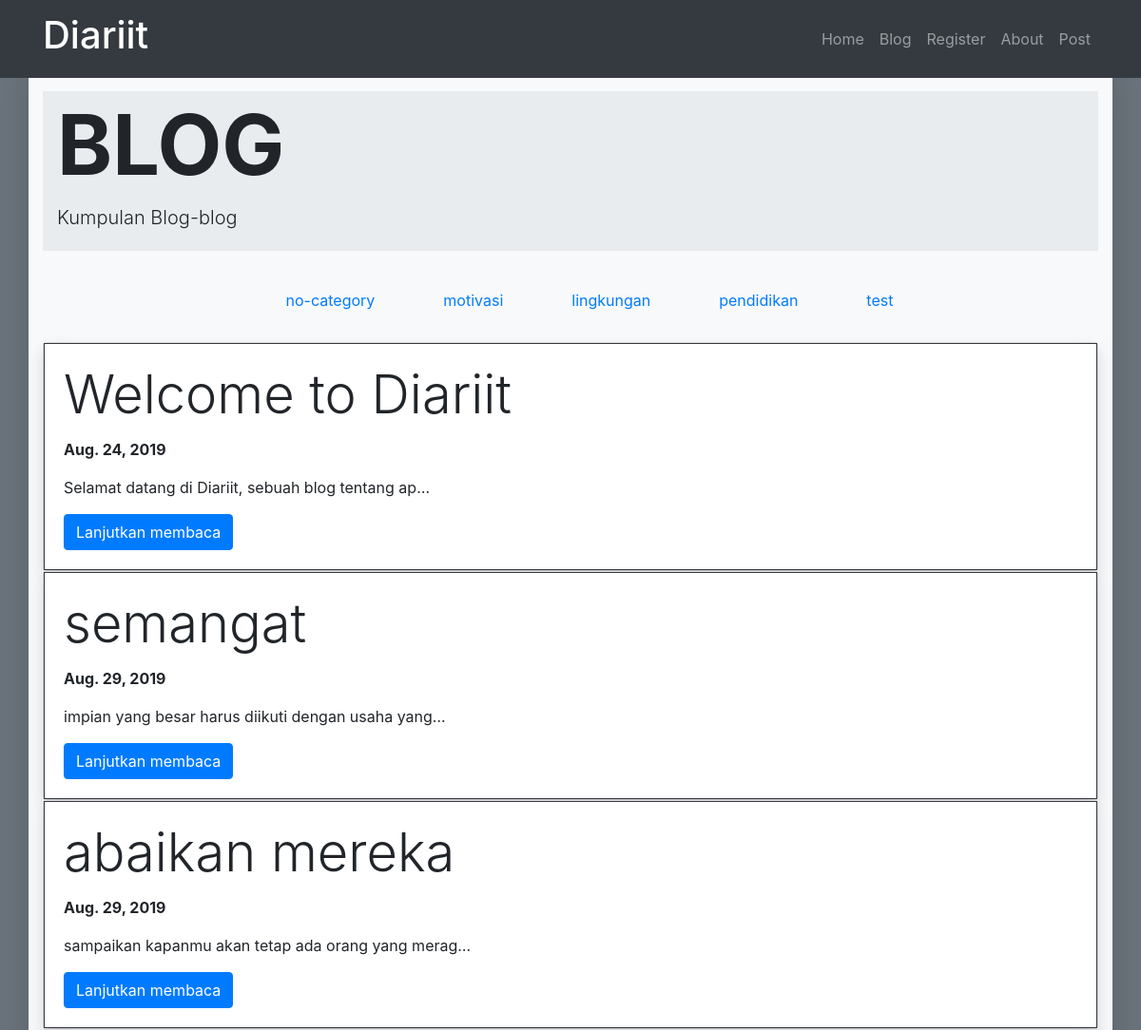
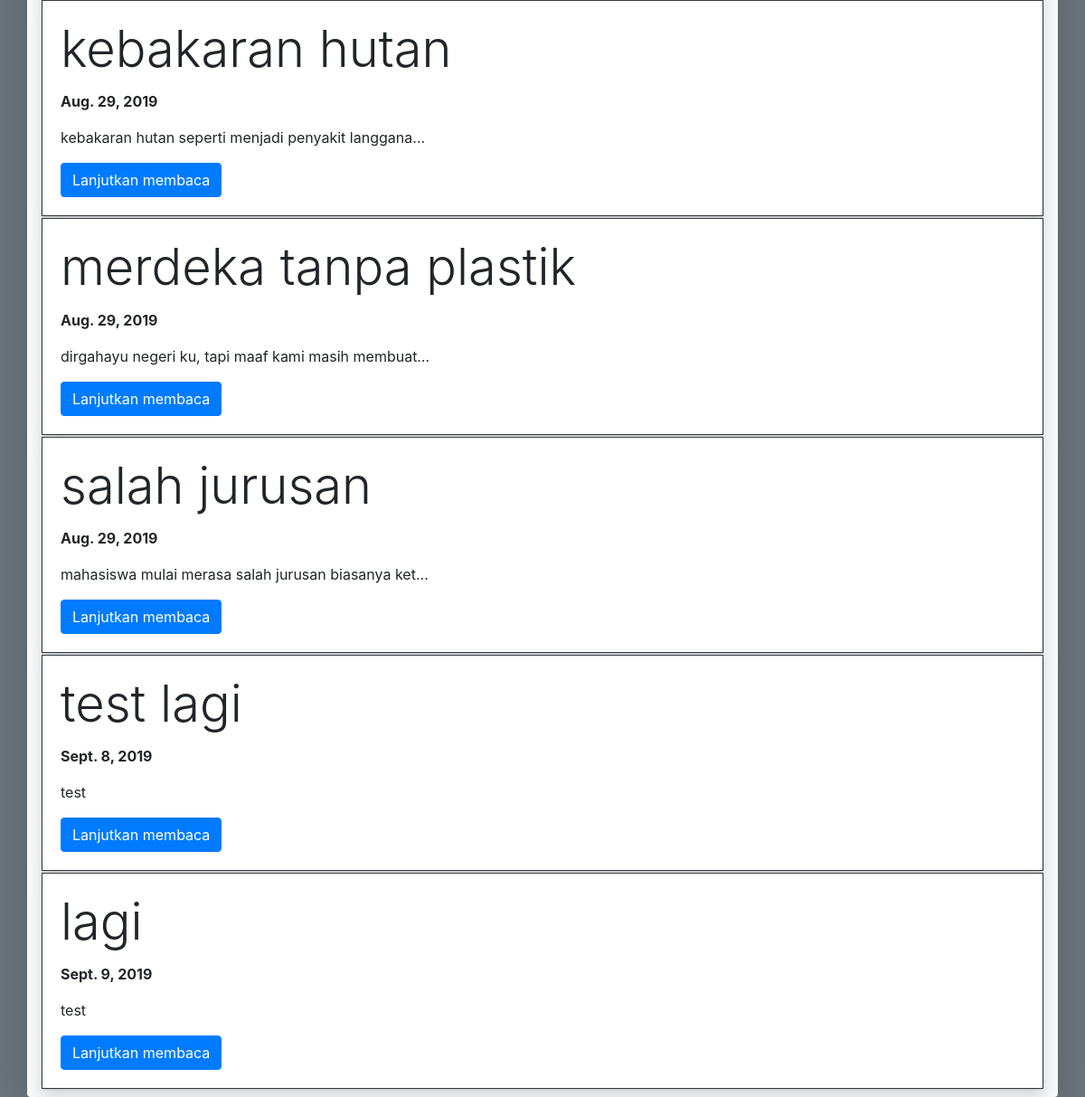
Screenshot of /blog/ with the database file from the repository (2 pictures, top to bottom).
### blog/models.py (models this page shows, shortened)
class Post(models.Model):
    judul = models.CharField(
        max_length=200,
        validators=[
            clean_judul,
        ],
    )
    body = models.TextField()
    category = models.CharField(
        max_length=100,
        default='no-category',
        choices=(
            ('Blog','blog'),
            ('No-Category','no-category'),
            ('Jurnal','jurnal'),
            ('Berita','berita'),
        )
    )
    publish = models.DateField(auto_now_add=True)
    update = models.DateField(auto_now=True)
    slug = models.SlugField()

### blog/views.py (the view)
def index(request):
    ambilPost = Post.objects.all()
    categoriesValues = Post.objects.values('category').distinct()
    context={
        'judul':'BLOG',
        'subjudul':'Kumpulan Blog-blog',
        'posts':ambilPost,
        'categories':categoriesValues,
    }
    return render(request,'blog/blog.html',context)

### blog/templates/blog/blog.html (shortened to what this page needs)
{% extends 'base.html' %}
{% load static %}
{% block judulPage %}
    <div class="jumbotron jumbotron-fluid pt-1 pb-1">
        <div class="container">
            <h1 class="display-2 font-weight-bold text-shadow">{{judul}}</h1>
            <p class="lead">{{subjudul}}</p>
        </div>
    </div>
    <ul class="nav justify-content-center mb-4">
    {% for kategori in categories %}
        <ul class="nav-item">
            <a class='nav-link' href="{% url 'blog:tampilByKategori' kategoriInput=kategori.category %}">{{kategori.category}}</a>
        </ul>
    {% endfor %}
    </ul>
{% endblock judulPage %}
{% block konten %}
    {% for post in posts %}
        <div class="card">
            <div class="card-body border border-dark shadow">
              <h5 class="card-title display-4">{{post.judul}}</h5>
              <p class="card-text"><b>{{post.update}}</b></p>
              <p class="card-text">{{post.body|truncatechars:50}}</p>
              <a href="{% url 'blog:tampilPost' slugInput=post.slug %}" class="btn btn-primary">Lanjutkan membaca</a>
            </div>
        </div>
    {% endfor %}
{% endblock konten %}

### templates/base.html (shortened to what this page needs)
{% load static %}
<!DOCTYPE html>
<html lang="en">
<head>
    {% include 'snippets/style.html' %}
</head>
<body class="bg-secondary">
  {% include 'snippets/mainNavbar.html' %}
    <div class="container pt-5 pb-2 mt-5 rounded bg-light shadow-lg">
      {% block judulPage %}
      {% endblock judulPage %}
      {% block konten %}
      {% endblock konten %}
    </div>
</body>
</html>

### templates/snippets/style.html (shortened to what this page needs)
<link rel="stylesheet" href="https://stackpath.bootstrapcdn.com/bootstrap/4.3.1/css/bootstrap.min.css">

### templates/snippets/mainNavbar.html (shortened to what this page needs)
<nav class="navbar navbar-expand-lg navbar-dark bg-dark fixed-top">
    <div class="container">
      <a class="navbar-brand" href="#"><h1>Diariit</h1></a>
      <div class="collapse navbar-collapse" id="navbarNavAltMarkup">
        <div class="navbar-nav ml-auto">
          <a class="nav-item nav-link " href="{% url 'index' %}">Home</a>
          <a class="nav-item nav-link " href="{% url 'blog:index' %}">Blog</a>
          <a class="nav-item nav-link " href="{% url 'register:index' %}">Register</a>
          <a class="nav-item nav-link " href="#">About</a>
          <a class="nav-item nav-link " href="{% url 'blog:create' %}">Post</a>
        </div>
      </div>
    </div>
</nav>

### rows the page displays
Post: judul "Welcome to Diariit", update "Aug. 24, 2019", body "Selamat datang di Diariit, sebuah blog tentang ap…"
Post: judul "semangat", update "Aug. 29, 2019", body "impian yang besar harus diikuti dengan usaha yang…"
Post: judul "abaikan mereka", update "Aug. 29, 2019", body "sampaikan kapanmu akan tetap ada orang yang merag…"
Post: judul "kebakaran hutan", update "Aug. 29, 2019", body "kebakaran hutan seperti menjadi penyakit langgana…"
Post: judul "merdeka tanpa plastik", update "Aug. 29, 2019", body "dirgahayu negeri ku, tapi maaf kami masih membuat…"
Post: judul "salah jurusan", update "Aug. 29, 2019", body "mahasiswa mulai merasa salah jurusan biasanya ket…"
Post: judul "test lagi", update "Sept. 8, 2019", body "test"
Post: judul "lagi", update "Sept. 9, 2019", body "test"

### other values shown
{{ judul }} "BLOG"
{{ subjudul }} "Kumpulan Blog-blog"
{{ kategori.category }} "no-category" "motivasi" "lingkungan" "pendidikan" "test"
